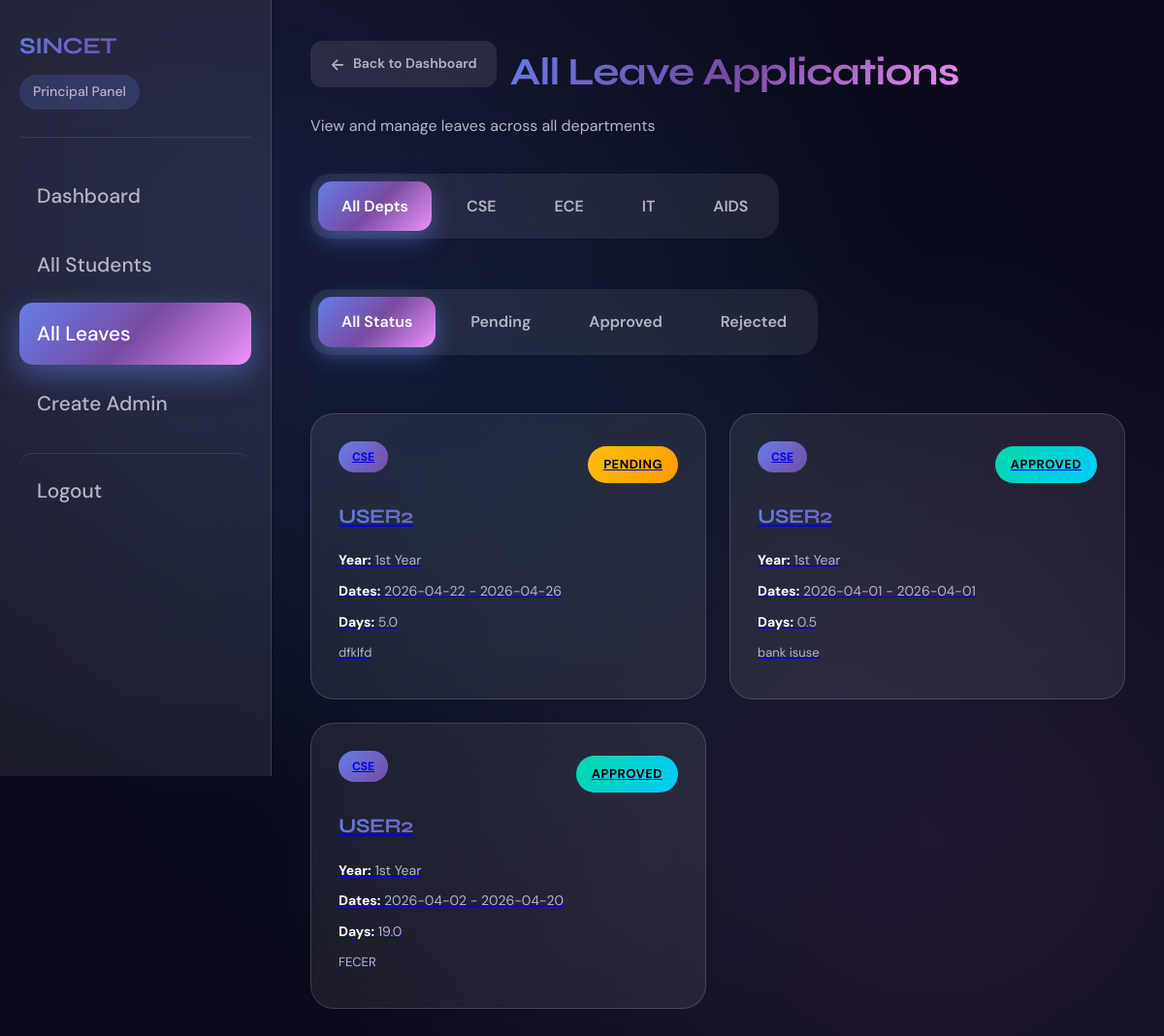
/principal/all_leaves (signed in), run on the app's committed database.
### tables this page shows
CREATE TABLE leave_applications (
            id INTEGER PRIMARY KEY,
            student_id TEXT NOT NULL,
            name TEXT NOT NULL,
            register_number TEXT NOT NULL,
            department TEXT NOT NULL,
            year TEXT NOT NULL,
            reason TEXT NOT NULL,
            from_date TEXT NOT NULL,
            to_date TEXT NOT NULL,
            num_days REAL NOT NULL,
            session_type TEXT NOT NULL,
            days_already_taken INTEGER DEFAULT 0,
            student_signature TEXT,
            parent_signature TEXT,
            status TEXT DEFAULT 'pending',
            admin_remarks TEXT,
            applied_time TEXT DEFAULT CURRENT_TIMESTAMP,
            processed_time TEXT,
            processed_by TEXT,
            FOREIGN KEY (student_id) REFERENCES students(student_id)
        );

### app.py (the view)
@app.route('/principal/all_leaves')
@principal_required
def principal_all_leaves():
    db = get_db()
    department = request.args.get('department', 'all')
    status = request.args.get('status', 'all')
    query = 'SELECT * FROM leave_applications WHERE 1=1'
    params = []
    if department != 'all':
        query += ' AND department = ?'
        params.append(department)
    if status != 'all':
        query += ' AND status = ?'
        params.append(status)
    query += ' ORDER BY applied_time DESC'
    leaves = db.execute(query, params).fetchall()
    return render_template('principal_leaves.html', leaves=leaves, department=department, status=status)

### app.py (called while the page is built)
def get_db():
    db = sqlite3.connect(DATABASE)
    db.row_factory = sqlite3.Row
    return db

def principal_required(f):
    @wraps(f)
    def decorated_function(*args, **kwargs):
        if session.get('role') != 'principal':
            flash('Principal access required', 'error')
            return redirect(url_for('login'))
        return f(*args, **kwargs)
    return decorated_function

### templates/principal_leaves.html (shortened to what this page needs)
{% extends "base.html" %}
{% block content %}
<div class="admin-layout">
    <aside class="sidebar">
        <div class="sidebar-header">
            <h2> SINCET</h2>
            <span class="department">Principal Panel</span>
        </div>
        <nav>
            <a href="{{ url_for('principal_dashboard') }}" class="nav-item">
                <span>Dashboard</span>
            </a>
            <a href="{{ url_for('principal_all_students') }}" class="nav-item">
                <span>All Students</span>
            </a>
            <a href="{{ url_for('principal_all_leaves') }}" class="nav-item active">
                <span>All Leaves</span>
            </a>
            <a href="{{ url_for('create_admin') }}" class="nav-item">
                <span>Create Admin</span>
            </a>
            <a href="{{ url_for('logout') }}" class="nav-item logout-btn">
                <span>Logout</span>
            </a>
        </nav>
    </aside>
    <main class="main-content">
        <div class="content-header">
            <div class="header-actions">
                <a href="{{ url_for('principal_dashboard') }}" class="btn-back">Back to Dashboard</a>
                <h1>All Leave Applications</h1>
            </div>
            <p style="color: var(--text-secondary); margin-top: 8px;">View and manage leaves across all departments</p>
        </div>
        <div style="display: flex; gap: 16px; margin-bottom: 24px; flex-wrap: wrap;">
            <div class="year-tabs">
                <a href="{{ url_for('principal_all_leaves', department='all', status=status) }}" class="{% if department == 'all' %}active{% endif %}">All Depts</a>
                <a href="{{ url_for('principal_all_leaves', department='CSE', status=status) }}" class="{% if department == 'CSE' %}active{% endif %}">CSE</a>
                <a href="{{ url_for('principal_all_leaves', department='ECE', status=status) }}" class="{% if department == 'ECE' %}active{% endif %}">ECE</a>
                <a href="{{ url_for('principal_all_leaves', department='IT', status=status) }}" class="{% if department == 'IT' %}active{% endif %}">IT</a>
                <a href="{{ url_for('principal_all_leaves', department='AIDS', status=status) }}" class="{% if department == 'AIDS' %}active{% endif %}">AIDS</a>
            </div>
            <div class="status-tabs">
                <a href="{{ url_for('principal_all_leaves', department=department, status='all') }}" class="{% if status == 'all' %}active{% endif %}">All Status</a>
                <a href="{{ url_for('principal_all_leaves', department=department, status='pending') }}" class="{% if status == 'pending' %}active{% endif %}">Pending</a>
                <a href="{{ url_for('principal_all_leaves', department=department, status='approved') }}" class="{% if status == 'approved' %}active{% endif %}">Approved</a>
                <a href="{{ url_for('principal_all_leaves', department=department, status='rejected') }}" class="{% if status == 'rejected' %}active{% endif %}">Rejected</a>
            </div>
        </div>
        {% if leaves %}
        <div class="leaves-grid">
            {% for leave in leaves %}
            <a href="{{ url_for('admin_leave_detail', leave_id=leave['id']) }}" class="leave-card">
                <div style="display: flex; justify-content: space-between; align-items: center; margin-bottom: 12px;">
                    <span class="department-badge {{ leave['department']|lower }}">{{ leave['department'] }}</span>
                    <span class="status {{ leave['status'] }}">{{ leave['status'] }}</span>
                </div>
                <h3>{{ leave['name'] }}</h3>
                <p><strong>Year:</strong> {{ leave['year'] }}</p>
                <p><strong>Dates:</strong> {{ leave['from_date'] }} - {{ leave['to_date'] }}</p>
                <p><strong>Days:</strong> {{ leave['num_days'] }}</p>
                <p style="margin-top: 8px; color: var(--text-secondary); font-size: 13px;">{{ leave['reason'][:60] }}{% if leave['reason']|length > 60 %}...{% endif %}</p>
            </a>
            {% endfor %}
        </div>
        {% else %}
        <div class="info-box">
            <p>No leave applications found with the selected filters.</p>
        </div>
        {% endif %}
    </main>
</div>
{% endblock %}

### data on the page
leave_applications: department "CSE", status "PENDING", name "USER2", year "1st Year", from_date "2026-04-22", to_date "2026-04-26", num_days "5.0", reason "dfklfd"
leave_applications: department "CSE", status "APPROVED", name "USER2", year "1st Year", from_date "2026-04-01", to_date "2026-04-01", num_days "0.5", reason "bank isuse"
leave_applications: department "CSE", status "APPROVED", name "USER2", year "1st Year", from_date "2026-04-02", to_date "2026-04-20", num_days "19.0", reason "FECER"
